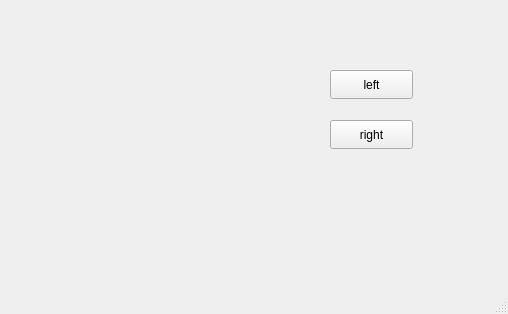
<?xml version="1.0" encoding="UTF-8"?>
<ui version="4.0">
 <class>MainWindow</class>
 <widget class="QMainWindow" name="MainWindow">
  <property name="geometry">
   <rect>
    <x>0</x>
    <y>0</y>
    <width>508</width>
    <height>314</height>
   </rect>
  </property>
  <property name="windowTitle">
   <string>MainWindow</string>
  </property>
  <widget class="QWidget" name="centralwidget">
   <widget class="QLabel" name="label">
    <property name="geometry">
     <rect>
      <x>180</x>
      <y>50</y>
      <width>111</width>
      <height>61</height>
     </rect>
    </property>
    <property name="text">
     <string/>
    </property>
   </widget>
   <widget class="QPushButton" name="leftButton">
    <property name="geometry">
     <rect>
      <x>330</x>
      <y>70</y>
      <width>83</width>
      <height>29</height>
     </rect>
    </property>
    <property name="text">
     <string>left</string>
    </property>
   </widget>
   <widget class="QPushButton" name="rightButton">
    <property name="geometry">
     <rect>
      <x>330</x>
      <y>120</y>
      <width>83</width>
      <height>29</height>
     </rect>
    </property>
    <property name="text">
     <string>right</string>
    </property>
   </widget>
   <widget class="QLabel" name="bufferLabel">
    <property name="geometry">
     <rect>
      <x>120</x>
      <y>170</y>
      <width>281</width>
      <height>41</height>
     </rect>
    </property>
    <property name="text">
     <string/>
    </property>
   </widget>
  </widget>
  <widget class="QMenuBar" name="menubar">
   <property name="geometry">
    <rect>
     <x>0</x>
     <y>0</y>
     <width>508</width>
     <height>22</height>
    </rect>
   </property>
  </widget>
  <widget class="QStatusBar" name="statusbar"/>
 </widget>
 <resources/>
 <connections/>
</ui>
